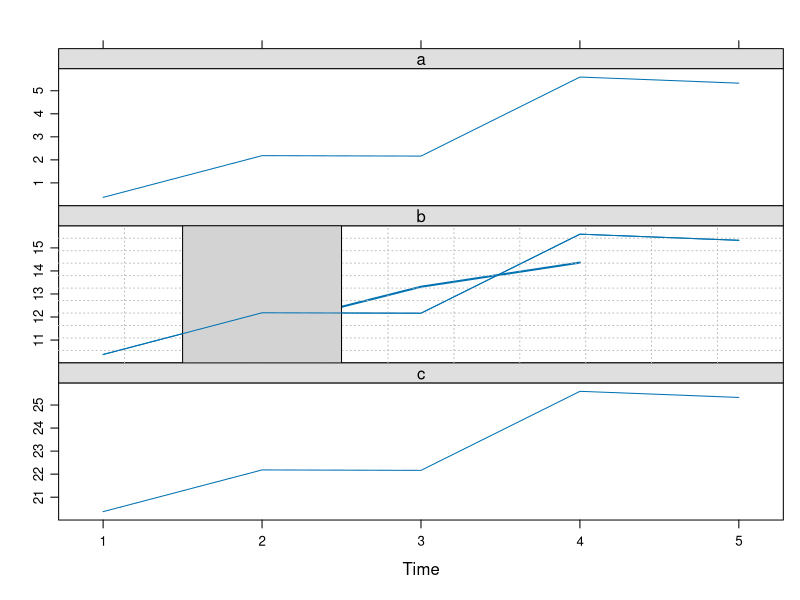
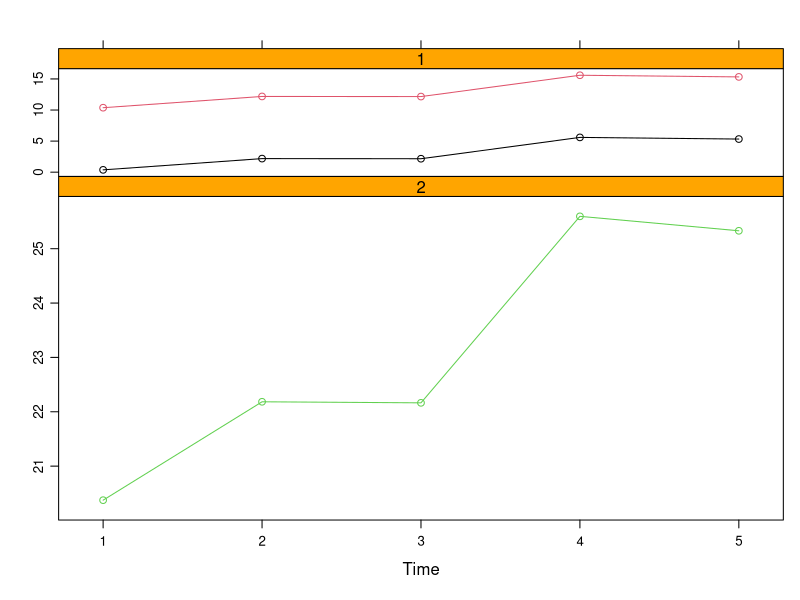
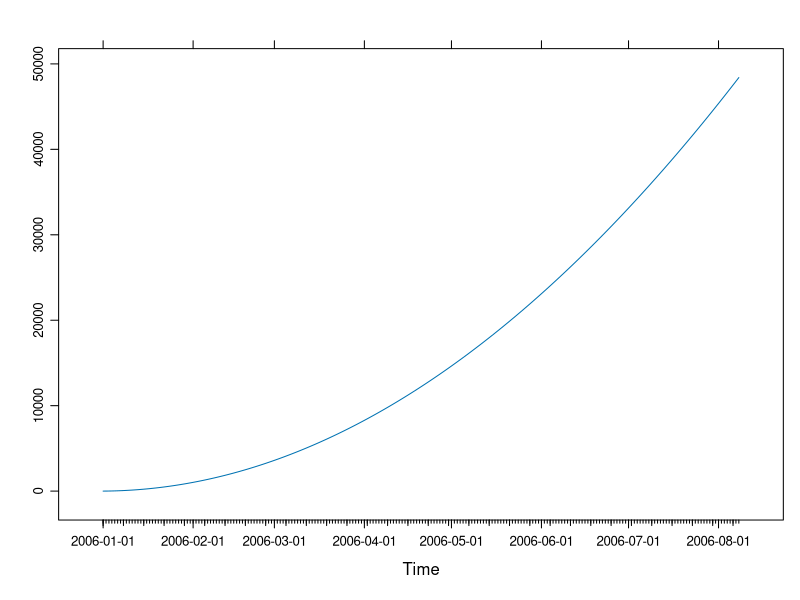
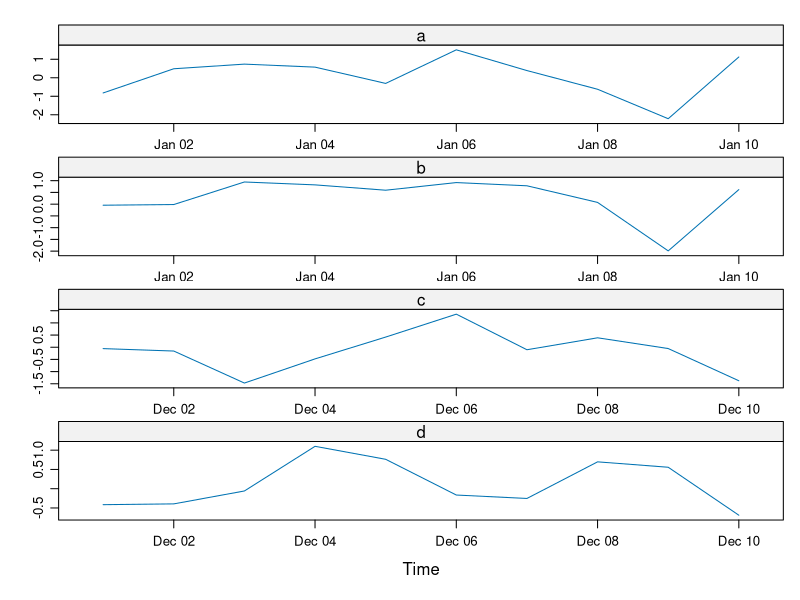

These charts were generated, in order, by the following R code:
library(zoo)


### Name: xyplot.zoo
### Title: Plot zoo Series with Lattice
### Aliases: xyplot.zoo xyplot.its xyplot.tis llines.zoo llines.its
###   llines.tis lpoints.zoo lpoints.its lpoints.tis ltext.zoo ltext.its
###   ltext.tis panel.lines.zoo panel.lines.ts panel.lines.its
###   panel.lines.tis panel.points.zoo panel.points.ts panel.points.its
###   panel.points.tis panel.text.zoo panel.text.ts panel.text.its
###   panel.text.tis panel.plot.default panel.plot.custom
###   panel.segments.zoo panel.segments.ts panel.segments.its
###   panel.segments.tis panel.rect.zoo panel.rect.ts panel.rect.its
###   panel.rect.tis panel.polygon.zoo panel.polygon.ts panel.polygon.its
###   panel.polygon.tis
### Keywords: hplot ts

### ** Examples

if(require("lattice") & require("grid")) {

set.seed(1)
z <- zoo(cbind(a = 1:5, b = 11:15, c = 21:25) + rnorm(5))

# plot z using same Y axis on all plots
xyplot(z, scales = list(y = list(relation = "same", alternating = FALSE)))
 
# plot a double-line-width running mean on the panel of b.
# Also add a grid.
# We show two ways to do it. 

# change strip background to levels of grey
# If you like the defaults, this can be omitted.
strip.background <- trellis.par.get("strip.background")
trellis.par.set(strip.background = list(col = grey(7:1/8)))


# Number 1.  Using trellis.focus.
print( xyplot(z) )
trellis.focus("panel", 1, 2, highlight = FALSE)
# (or just trellis.focus() for interactive use)
z.mean <- rollmean(z, 3)
panel.lines(z.mean[,2], lwd = 2)
panel.grid(h = 10, v = 10, col = "grey", lty = 3)
trellis.unfocus()

# Number 2. Using a custom panel routine.
xyplot(z, panel = function(x, y, ...) {
    if (packet.number() == 2) {
        panel.grid(h = 10, v = 10, col = "grey", lty = 3)
        panel.lines(rollmean(zoo(y, x), 3), lwd = 2)
    }
    panel.xyplot(x, y, ...)
})

# plot a light grey rectangle "behind" panel b
trellis.focus("panel", 1, 2)
grid.rect(x = 2, w = 1, default.units = "native", 
  gp = gpar(fill = "light grey"))
# do.call("panel.xyplot", trellis.panelArgs())
do.call("panel.lines", trellis.panelArgs()[1:2])
trellis.unfocus()
# a better method is to use a custom panel function.
# see also panel.xblocks() and layer() in the latticeExtra package.

# same but make first panel twice as large as others
lopt <- list(layout.heights = list(panel = list(x = c(2,1,1))))
xyplot(z, lattice.options = lopt)
# add a grid
update(trellis.last.object(), type = c("l", "g"))

# Plot all in one panel.
xyplot(z, screens = 1)
# Same with default styles and auto.key:
xyplot(z, superpose = TRUE)

# Plot first two columns in first panel and third column in second panel.
# Plot first series using points, second series using lines and third
#  series via overprinting both lines and points
# Use colors 1, 2 and 3 for the three series (1=black, 2=red, 3=green)
# Make 2nd (lower) panel 3x the height of the 1st (upper) panel
# Also make the strip background orange.
p <- xyplot(z, screens = c(1,1,2), type = c("p", "l", "o"), col = 1:3,
  par.settings = list(strip.background = list(col = "orange")))
print(p, panel.height = list(y = c(1, 3), units = "null"))

# Example of using a custom axis
# Months are labelled with smaller ticks for weeks and even smaller
# ticks for days.
Days <- seq(from = as.Date("2006-1-1"), to = as.Date("2006-8-8"), by = "day")
z1 <- zoo(seq(length(Days))^2, Days)
Months <- Days[format(Days, "%d") == "01"]
Weeks <- Days[format(Days, "%w") == "0"]
print( xyplot(z1, scales = list(x = list(at = Months))) )
trellis.focus("panel", 1, 1, clip.off = TRUE)
panel.axis("bottom", check.overlap = TRUE, outside = TRUE, labels = FALSE, 
  tck = .7, at = as.numeric(Weeks))
panel.axis("bottom", check.overlap = TRUE, outside = TRUE, labels = FALSE, 
  tck = .4, at = as.numeric(Days))
trellis.unfocus()

trellis.par.set(strip.background = strip.background)

# separate the panels and suppress the ticks on very top
xyplot(z, between = list(y = 1), scales = list(tck = c(1,0)))

# left strips but no top strips
xyplot(z, screens = colnames(z), strip = FALSE, strip.left = TRUE)

# plot list of zoo objects using different x scales
z.l <- list(
	zoo(cbind(a = rnorm(10), b = rnorm(10)), as.Date("2006-01-01") + 0:9),
	zoo(cbind(c = rnorm(10), d = rnorm(10)), as.Date("2006-12-01") + 0:9)
)
zm <- do.call(merge, z.l)
xlim <- lapply(zm, function(x) range(time(na.omit(x))))
xyplot(zm, xlim = xlim, scale = list(relation = "free"))
# to avoid merging see xyplot.list() in the latticeExtra package.

}

## Not run: 
##D ## playwith (>= 0.9)
##D library("playwith")
##D 
##D z3 <- zoo(cbind(a = rnorm(100), b = rnorm(100) + 1), as.Date(1:100))
##D playwith(xyplot(z3), time.mode = TRUE)
##D # hold down Shift key and drag to zoom in to a time period.
##D # then use the horizontal scroll bar.
##D 
##D # set custom labels; right click on points to view or add labels
##D labs <- paste(round(z3,1), index(z3), sep = "@")
##D trellis.par.set(user.text = list(cex = 0.7))
##D playwith(xyplot(z3, type = "o"), labels = labs)
##D 
##D # this returns indexes into times of clicked points 
##D ids <- playGetIDs()
##D z3[ids,]
##D 
##D ## another example of using playwith with zoo
##D # set up data
##D dat <- zoo(matrix(rnorm(100*100),ncol=100), Sys.Date()+1:100)
##D colnames(dat) <- paste("Series", 1:100)
##D 
##D # This will give you a spin button to choose the column to plot,
##D # and a button to print out the current series number.
##D playwith(xyplot(dat[,c(1,i)]),  parameters = list(i = 1:100,
##D    do_something = function(playState) print(playState$env$i))
##D 
## End(Not run)
